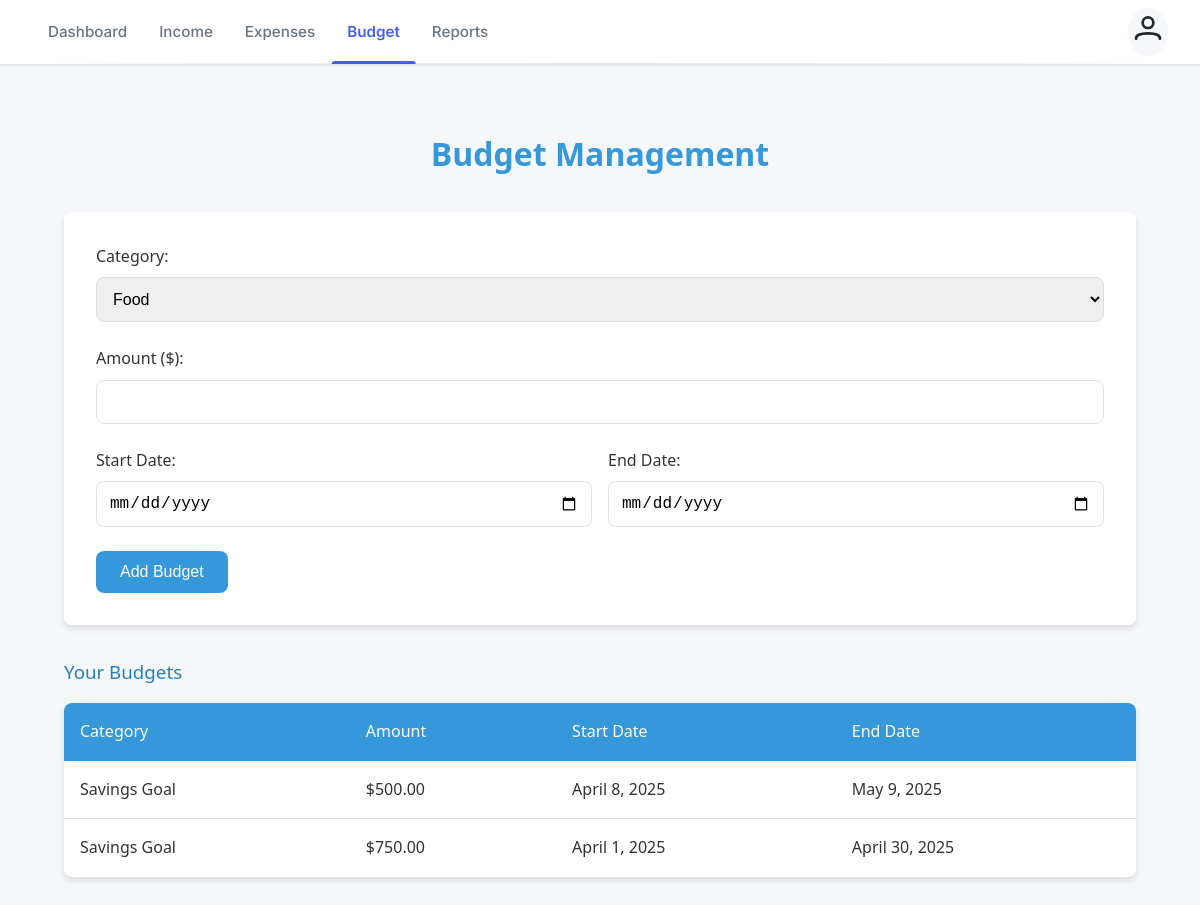
Page /budget/ (signed in) on the committed database.
### myapp/models.py (models this page shows, shortened)
class Budget(models.Model):
    user = models.ForeignKey(User, on_delete=models.CASCADE)
    category = models.ForeignKey(Category, on_delete=models.CASCADE)
    amount = models.DecimalField(max_digits=10, decimal_places=2, validators=[MinValueValidator(0.01)])
    start_date = models.DateField()
    end_date = models.DateField()

class Category(models.Model):
    name = models.CharField(max_length=100)
    user = models.ForeignKey(User, on_delete=models.CASCADE)
    CATEGORY_TYPES = [
        ('income', 'Income'),
        ('expense', 'Expense'),
        ('budget', 'Budget'),
    ]
    category_type = models.CharField(max_length=10, choices=CATEGORY_TYPES)
    color = models.CharField(max_length=7, default='#4361ee')  # Added color field
    class Meta:
        verbose_name_plural = "Categories"
        unique_together = ('user', 'name', 'category_type')

### myapp/views.py (the view, shortened to what this page needs)
# urls.py: path('budget/', views.budget, name='budget'),
@login_required
def budget(request):
    categories = Category.objects.filter(user=request.user, category_type='expense')
    budgets = Budget.objects.filter(user=request.user).select_related('category')
    return render(request, 'budget.html', {
        'categories': categories,
        'budgets': budgets
    })

### templates/budget.html (shortened to what this page needs)
{% extends "base.html" %}
{% block content %}
<div class="budget-container">
    <h1 class="budget-header">Budget Management</h1>
    <div class="budget-form-container">
        <form method="post" class="budget-form">
            <div class="form-group">
                <label for="category" class="form-label">Category:</label>
                <select name="category" class="form-select" required>
                    {% for category in categories %}
                    <option value="{{ category.id }}">{{ category.name }}</option>
                    {% endfor %}
                </select>
            </div>
            <div class="form-group">
                <label for="amount" class="form-label">Amount ($):</label>
                <input type="number" name="amount" class="form-input" step="0.01" min="0.01" required>
            </div>
            <div class="form-row">
                <div class="form-group">
                    <label for="start_date" class="form-label">Start Date:</label>
                    <input type="date" name="start_date" class="form-input" required>
                </div>
                <div class="form-group">
                    <label for="end_date" class="form-label">End Date:</label>
                    <input type="date" name="end_date" class="form-input" required>
                </div>
            </div>
            <button type="submit" class="submit-btn">Add Budget</button>
        </form>
    </div>
    <h3 class="budget-subheader">Your Budgets</h3>
    <div class="table-container">
        <table class="budget-table">
            <thead>
                <tr>
                    <th>Category</th>
                    <th>Amount</th>
                    <th>Start Date</th>
                    <th>End Date</th>
                </tr>
            </thead>
            <tbody>
                {% for budget in budgets %}
                <tr>
                    <td data-label="Category">{{ budget.category.name }}</td>
                    <td data-label="Amount">${{ budget.amount }}</td>
                    <td data-label="Start Date">{{ budget.start_date }}</td>
                    <td data-label="End Date">{{ budget.end_date }}</td>
                </tr>
                {% endfor %}
            </tbody>
        </table>
    </div>
</div>
{% endblock %}

### templates/base.html (style rules this page uses)
:root { --primary: #4361ee; --primary-dark: #3a0ca3; --primary-light: #4895ef; --secondary: #f72585; --dark: #212529; --light: #f8f9fa; --gray: #6c757d; --light-gray: #e9ecef; --success: #4bb543; --error: #ff3333; --warning: #ffcc00; --shadow-sm: 0 1px 3px rgba(0,0,0,0.12); --shadow-md: 0 4px 6px rgba(0,0,0,0.1); --shadow-lg: 0 10px 15px rgba(0,0,0,0.1); --transition: all 0.3s cubic-bezier(0.25, 0.8, 0.25, 1); --border-radius: 8px; }
* { margin: 0; padding: 0; box-sizing: border-box; }
body { font-family: 'Inter', -apple-system, BlinkMacSystemFont, sans-serif; line-height: 1.6; color: var(--dark); background-color: #f5f7fb; -webkit-font-smoothing: antialiased; -moz-osx-font-smoothing: grayscale; }

### templates/budget.html (style rules this page uses)
:root { --primary-color: #3498db; --secondary-color: #2980b9; --accent-color: #e74c3c; --light-gray: #f5f5f5; --medium-gray: #e0e0e0; --dark-gray: #333; --white: #ffffff; --box-shadow: 0 4px 6px rgba(0, 0, 0, 0.1); --border-radius: 8px; --transition: all 0.3s ease; }
.budget-container { max-width: 1200px; margin: 0 auto; padding: 2rem; font-family: 'Segoe UI', Tahoma, Geneva, Verdana, sans-serif; color: var(--dark-gray); }
.budget-header { text-align: center; color: var(--primary-color); margin-bottom: 2rem; font-weight: 600; }
.budget-subheader { margin: 2rem 0 1rem; color: var(--secondary-color); font-weight: 500; }
.budget-form-container { background-color: var(--white); padding: 2rem; border-radius: var(--border-radius); box-shadow: var(--box-shadow); margin-bottom: 2rem; }
.budget-form { display: flex; flex-direction: column; gap: 1.5rem; }
.form-row { display: flex; gap: 1rem; }
.form-group { flex: 1; display: flex; flex-direction: column; }
.form-label { margin-bottom: 0.5rem; font-weight: 500; color: var(--dark-gray); }
.form-select, .form-input { padding: 0.75rem; border: 1px solid var(--medium-gray); border-radius: var(--border-radius); font-size: 1rem; transition: var(--transition); }
.submit-btn { background-color: var(--primary-color); color: var(--white); border: none; padding: 0.75rem 1.5rem; border-radius: var(--border-radius); font-size: 1rem; cursor: pointer; transition: var(--transition); align-self: flex-start; }
.table-container { overflow-x: auto; background-color: var(--white); border-radius: var(--border-radius); box-shadow: var(--box-shadow); }
.budget-table { width: 100%; border-collapse: collapse; }
.budget-table thead { background-color: var(--primary-color); color: var(--white); }
.budget-table th { padding: 1rem; text-align: left; font-weight: 500; }
.budget-table td { padding: 1rem; border-bottom: 1px solid var(--medium-gray); }
.budget-table tbody tr:last-child td { border-bottom: none; }

### rows in the picture
Budget: category.name "Savings Goal", amount "500.00", start_date "April 8, 2025", end_date "May 9, 2025"
Budget: category.name "Savings Goal", amount "750.00", start_date "April 1, 2025", end_date "April 30, 2025"

### other values in the picture
form field category "Food"
